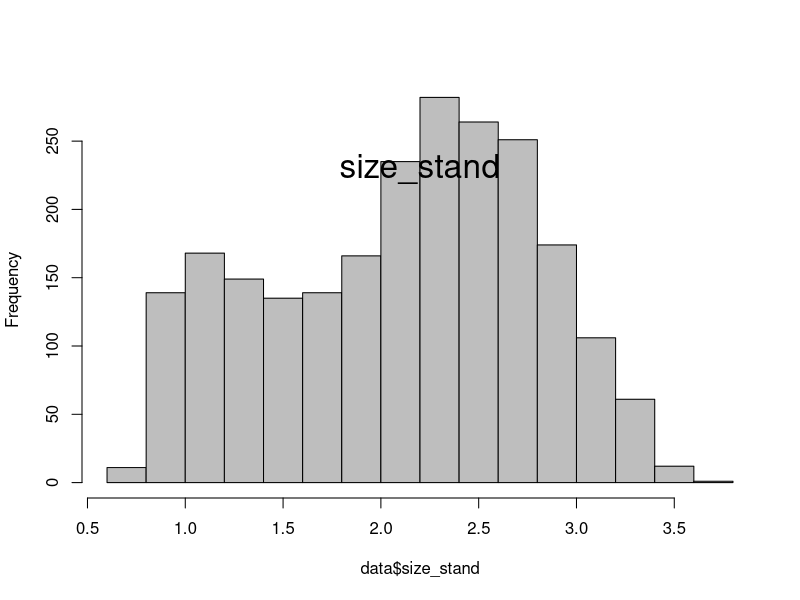
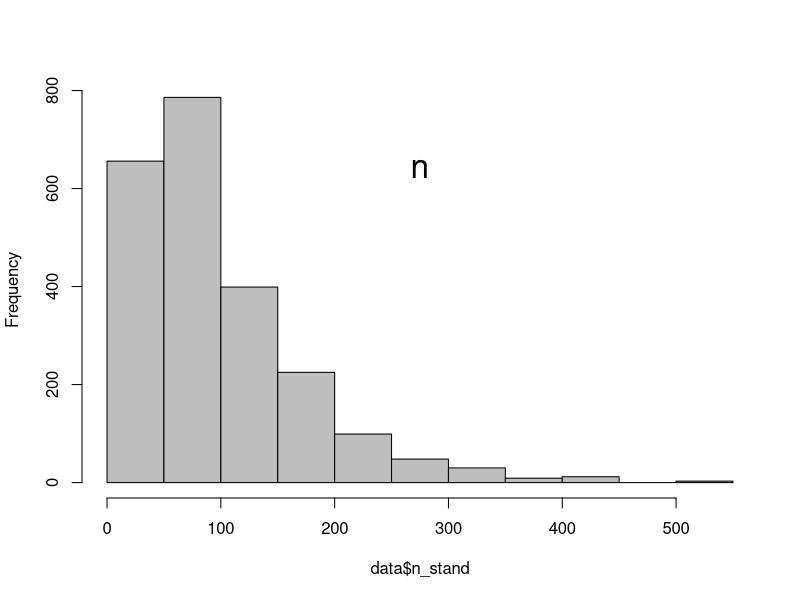
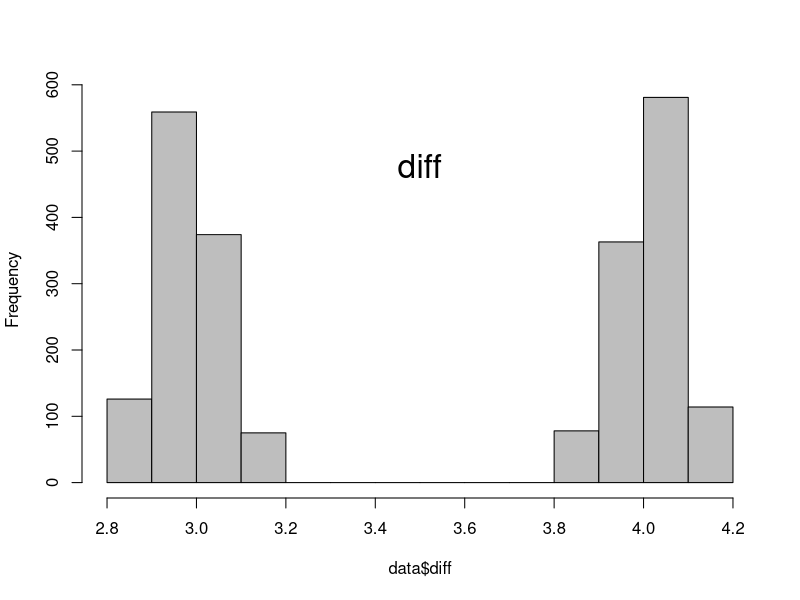
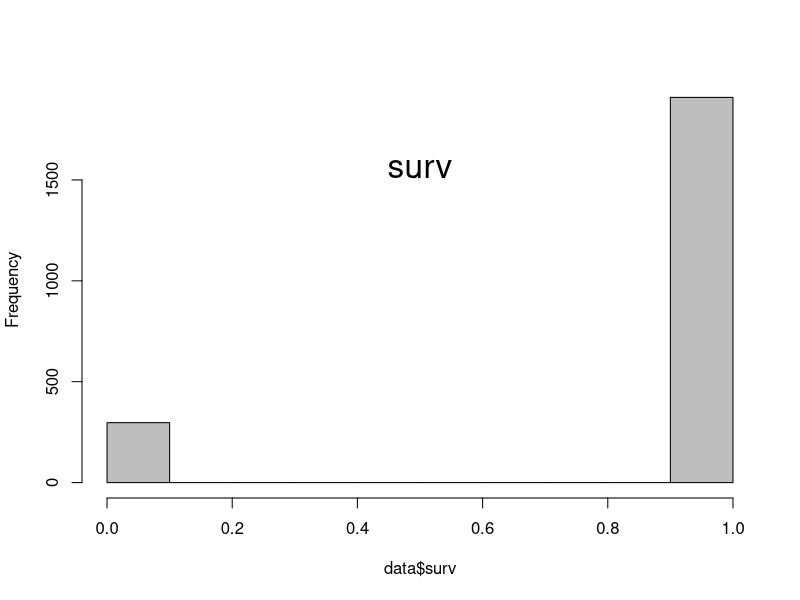
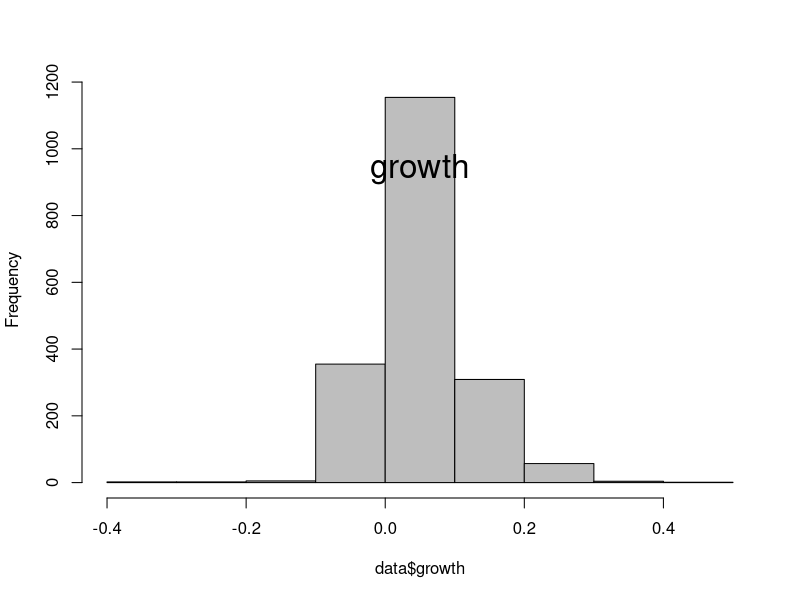
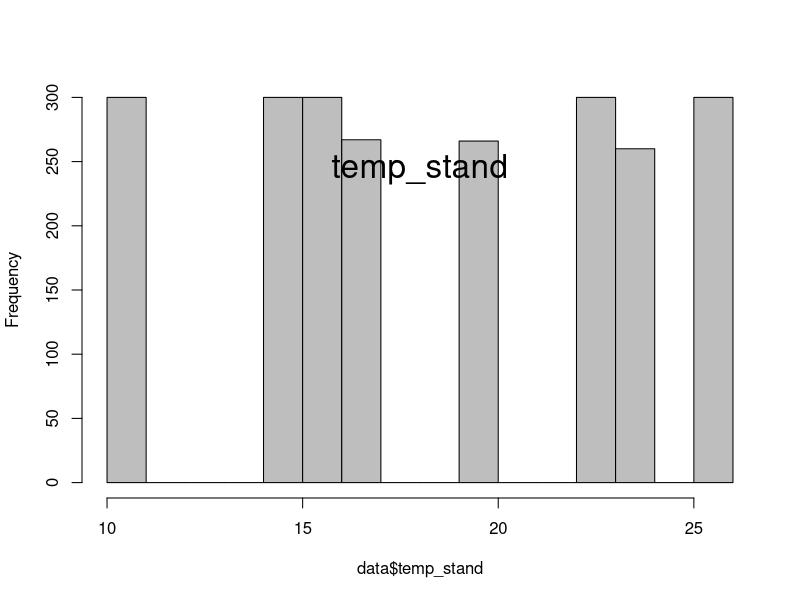
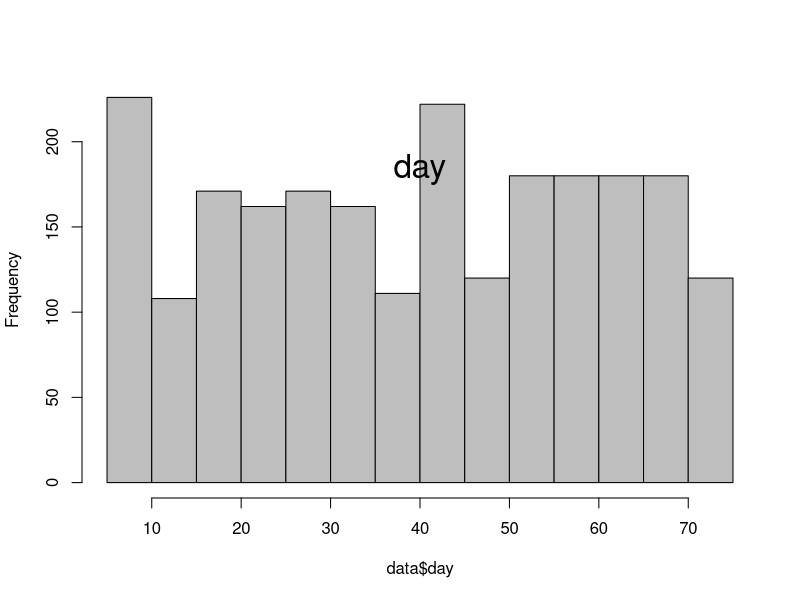
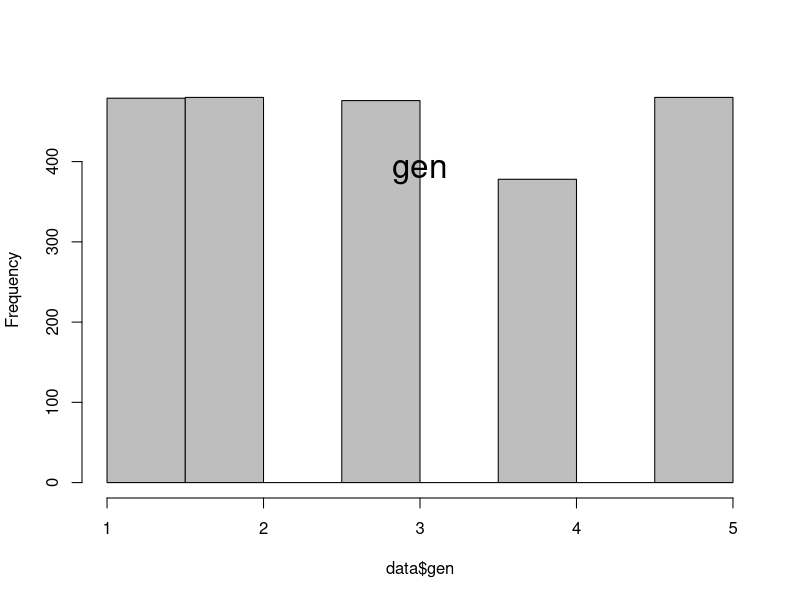

These figures' R source, in order: (Note: this script raises an error after producing the figures.)
###############################################################
### PROJECT OF:   Rutger Kemperman & Awan Al Koerdi

###############################################################
### TITLE:   <informative title of your project (max 80 chars)>

###############################################################
### SHORT INTRODUCTION: <between 100 and 200 words: Introduce the ecological process and/or problem that will logically lead to your research question.>

###############################################################
### RESEARCH QUESTION: How are the dynamics of D. magna populations affected by temperature and genetic background and how do these correlate to the vital rates.

###############################################################
### HYPOTHESES AND EXPECTATIONS: 
#H0 There is no difference
#Ha A1-A4 show similarity in relation to the vital rates, whereas L does less, due to differences in ponds.

###############################################################
### METHODS: STUDY SYSTEM: <between 50 and 200 words: Describe the ecosystem/species.>

###############################################################
### METHODS: DATA ACQUISITION: <between 100 and 200 words: Describe how the data were collected.>

###############################################################
### METHODS: ANALYSES: <include R code of data exploration and manipulation>
rm(list=ls(all=TRUE))
data <- read.csv("Raw_data/data.csv", na.strings=c("", NA), header=T)

#Data exploration
summary(data)
data$gen<-as.factor(data$gen)
data$temp<-as.numeric(data$temp)
data$gen<-as.numeric(data$gen)

data$temp_stand<-(data$temp*4.86)+18.6
data$size_stand<-(data$size*0.67)+2.09
data$n_stand<-(data$n*75)+96
summary(data)

subset_A1<-subset(data,gen=="A1")
subset_A2<-subset(data,gen=="A2")
subset_A3<-subset(data,gen=="A3")
subset_A4<-subset(data,gen=="A4")
subset_L<-subset(data,gen=="L")

hist(data$size_stand,col="grey",main="");mtext(side=3,line=-5,'size_stand',cex=2)
hist(data$n_stand,col="grey",main="");mtext(side=3,line=-5,'n',cex=2)
hist(data$diff,col="grey",main="");mtext(side=3,line=-5,'diff',cex=2)
hist(data$surv,col="grey",main="");mtext(side=3,line=-5,'surv',cex=2)
hist(data$growth,col="grey",main="");mtext(side=3,line=-5,'growth',cex=2)
hist(data$temp_stand,col="grey",main="");mtext(side=3,line=-5,'temp_stand',cex=2)
hist(data$day,col="grey",main="");mtext(side=3,line=-5,'day',cex=2)
hist(data$gen,col="grey",main="");mtext(side=3,line=-5,'gen',cex=2)
hist(data$eggs,col="grey",main="");mtext(side=3,line=-5,'eggs',cex=2)

panel.smooth2 <- function (x, y, col = par("col"), bg = NA, pch = par("pch"), 
                           cex = 1, col.smooth = "red", span = 2/3, iter = 3, ...) {
  points(x, y, pch = pch, col = col, bg = bg, cex = cex)
  ok <- is.finite(x) & is.finite(y)
  if (any(ok))
    lines(stats::lowess(x[ok], y[ok], f = span, iter = iter),
          col = 1, ...)
}

panel.cor <- function(x, y, digits=1, prefix="", cex.cor) {
  usr <- par("usr"); on.exit(par(usr))
  par(usr = c(0, 1, 0, 1))
  r1=cor(x,y,use="pairwise.complete.obs")
  r <- abs(cor(x, y,use="pairwise.complete.obs"))
  txt <- format(c(r1, 0.123456789), digits=digits)[1]
  txt <- paste(prefix, txt, sep="")
  if(missing(cex.cor)) cex <- 0.9/strwidth(txt)
  text(0.5, 0.5, txt, cex = cex * r)
}

panel.hist <- function(x, ...){
  usr <- par("usr"); on.exit(par(usr))
  par(usr = c(usr[1:2], 0, 1.5) )
  h <- hist(x, plot = FALSE)
  breaks <- h$breaks; nB <- length(breaks)
  y <- h$counts; y <- y/max(y)
  rect(breaks[-nB], 0, breaks[-1], y, col="white", ...)
}

# Now we can plot the scatterplots and correlation coefficients:
pairs(data[,c('day','temp','gen','size','n','diff','surv', 'growth')], 
      lower.panel=panel.smooth2, 
      upper.panel=panel.cor,
      diag.panel=panel.hist)


lme(biomass~ownForeign*species,data=rootBiomass2,random=~1|block/potNumber,na.action="na.omit")

# 
# summary(subset_A1)
# plot(subset_A1$temp,subset_A1$size, xlab = subset_A1$temp_stand, ylab = subset_A1$size_temp)
# m1<-lm(subset_A1$temp~subset_A1$size)
# abline(m1)
# 
# plot(data$temp,data$size)
# m2<-lm(data$temp~data$size)
# abline(m2)


#lme(biomass~ownForeign*species,data=rootBiomass2,random=~1|block/potNumber,na.action="na.omit")

###############################################################
### RESULTS: <describe your results (calculations, tables and/or graphs) between the R code needed to show these results.>

###############################################################
### DISCUSSION: <between 150 and 300 words>

###############################################################
### CONCLUSIONS:  <a short (ca. 50 words) summary>

###############################################################
### LITERATURE: <just a few, using the concise Oecologia style shown in the examples below>

# Eley KA, Dhariwal DK (2010) A lucky catch: Fishhook injury of the tongue. J Emerg Trauma Shock 3:92-93

# McNoleg O (1996) The integration of GIS, remote sensing, expert systems and adaptive co-kriging for environmental habitat modeling of the Highland Haggis using object-oriented, fuzzy-logic and neural-network techniques. Comput Geosci 22:585-588

# Meyer-Rochow VB, Gal J (2003) Pressures produced when penguins pooh - calculations on avian defaecation. Polar Biol 27:56-58

# Sheldon RW, Kerr SR (1972) The population density of monsters in Loch Ness. Limnol Oceanogr 17:796-798
